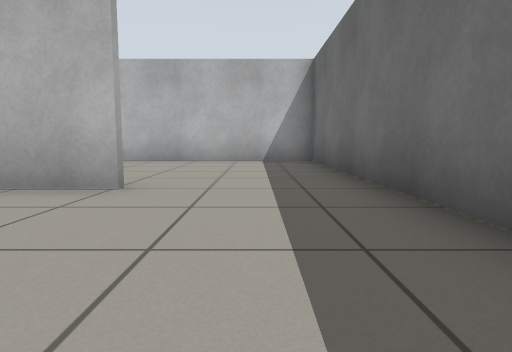
[1] (above)

24 first-person views from a walk through a Gazebo world. The camera is 0.5 m above the floor, tilts 6° down and sees 75° across. The floor is counted in squares, 1 m on a side. Each view is taken from the middle of a square. On the plan, view 1 faces up. The plan holds only what a view shows up to about 9 squares ahead; the rest is blank.

[2]
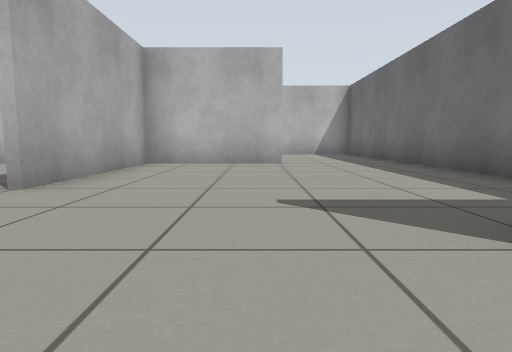

[3]
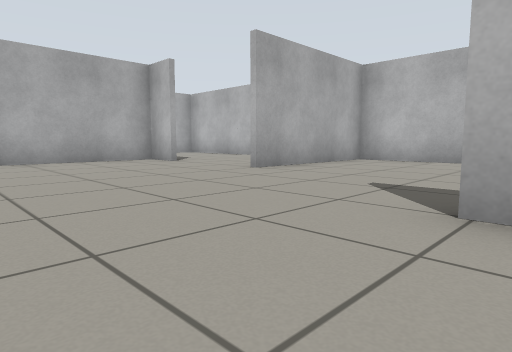

[4]
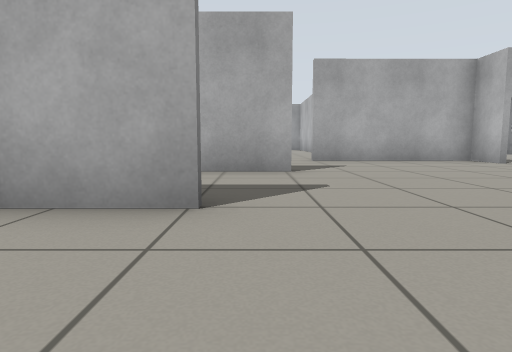

[5]
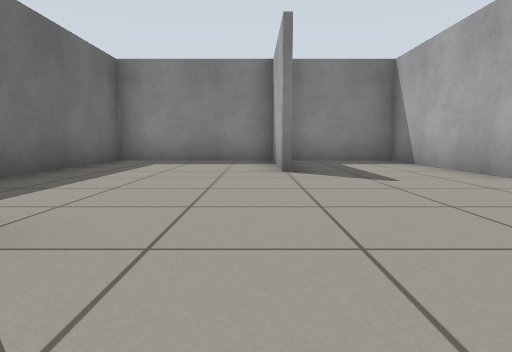

[6]
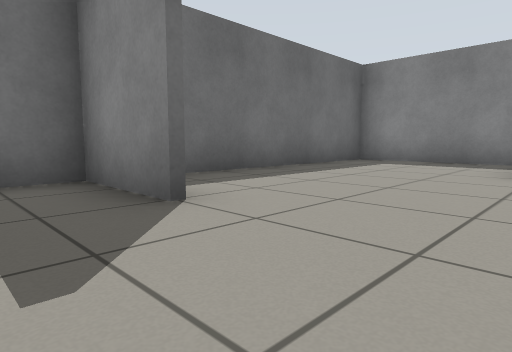

[7]
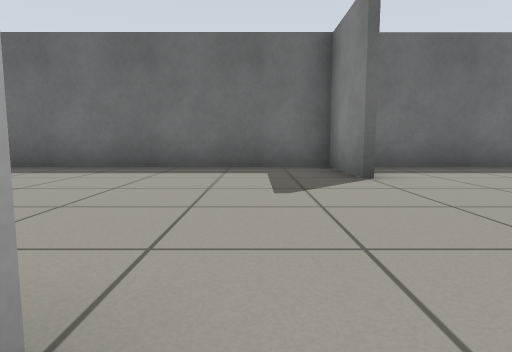

[8]
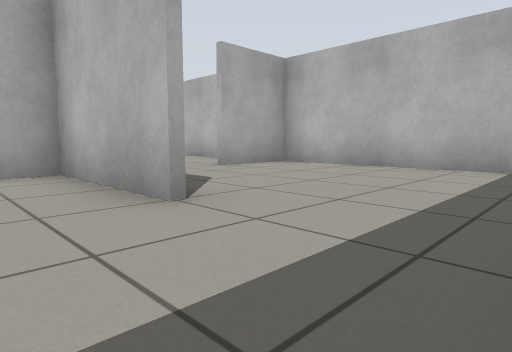

[9]
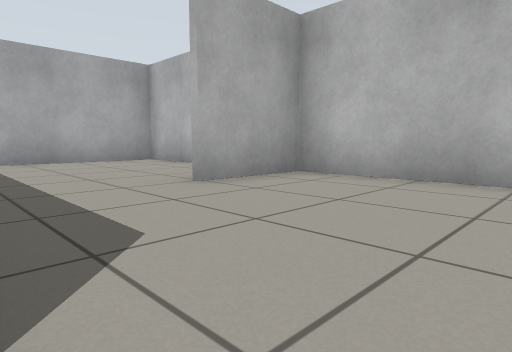

[10]
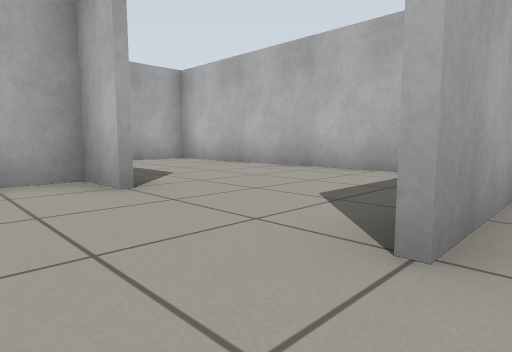

[11]
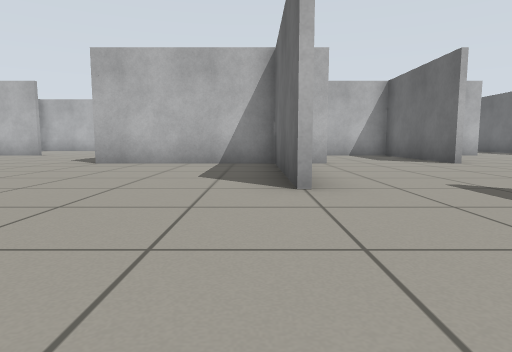

[12]
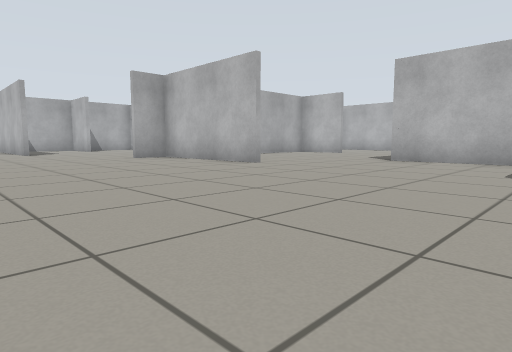

[13]
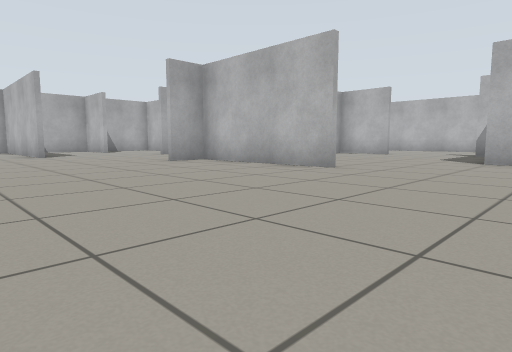

[14]
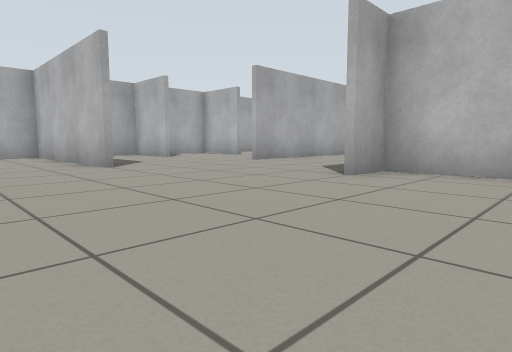

[15]
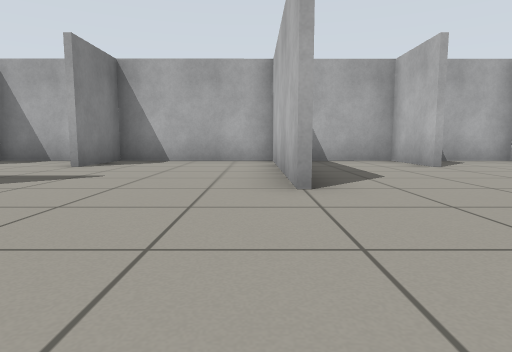

[16]
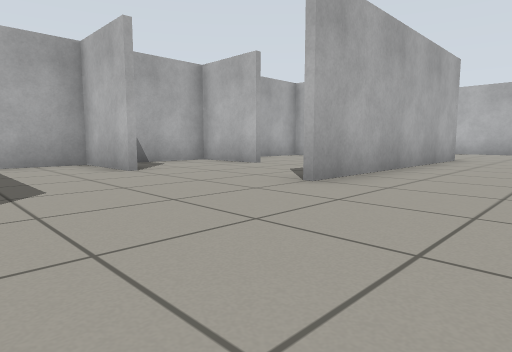

[17]
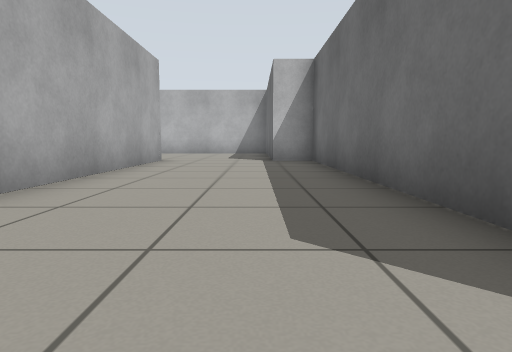

[18]
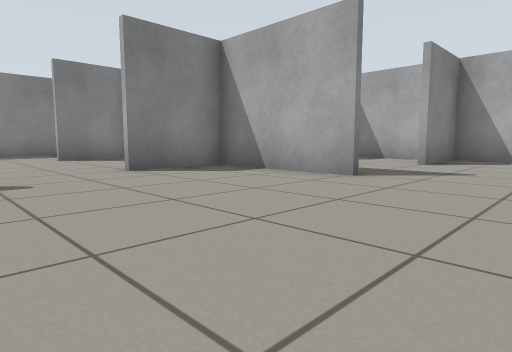

[19]
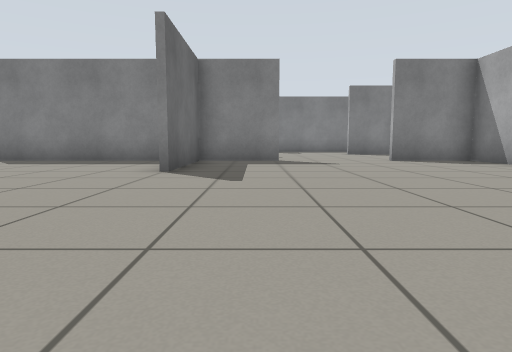

[20]
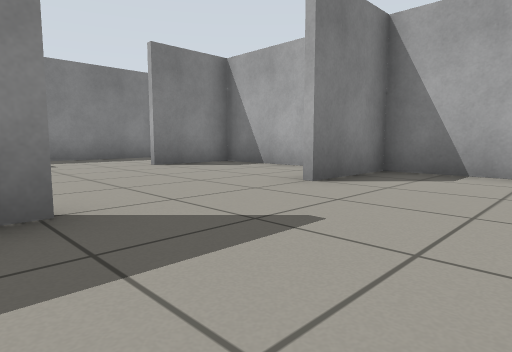

[21]
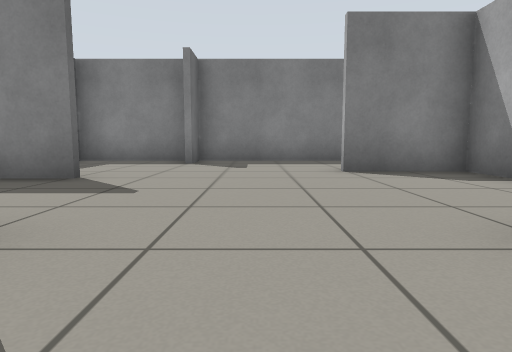

[22]
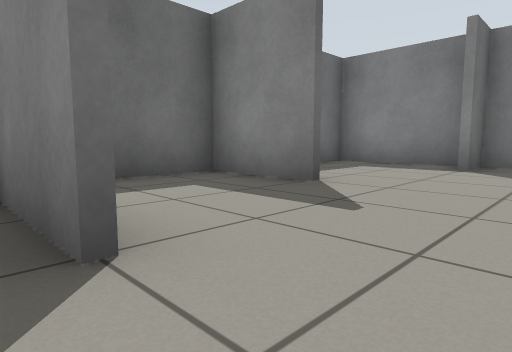

[23]
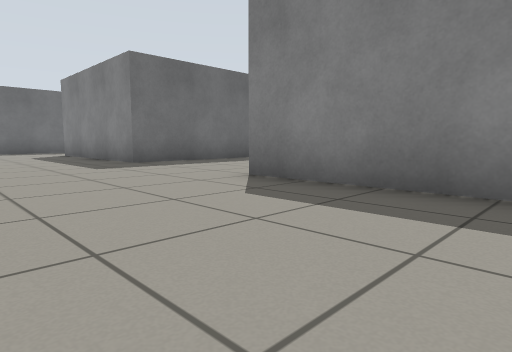

[24]
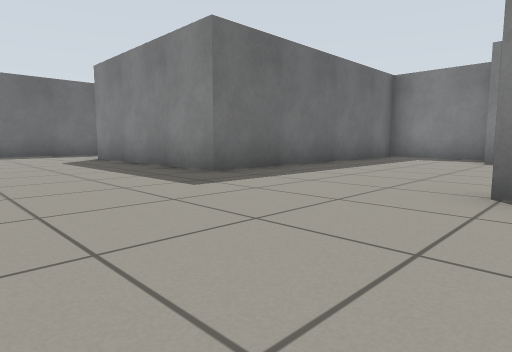

### Floor plan
Points are (right, up) in squares from view 1. A wall is a line through its corners. A room is listed if a view was taken in it or the views show most of it. See-through windows are left out.
Room 1 (views 1, 2, 3, 4, 5, 6, 7, 8, 9, 10)
walls: (-0.6, -2.4) (1.4, -2.4) (1.4, 8.4) (-4.4, 8.4) (-4.4, 6.4); (-1.4, 3.4) (-4.4, 3.4) (-4.4, -0.6); (-7.4, -0.6) (-8.9, -0.6); (-2.4, -6.4) (-2.4, -9.4) (1.4, -9.4) (1.4, -3.2); (-5.4, -5.4) (-5.4, -9.4) (-2.9, -9.4); (-8.4, -0.5) (-8.4, -4.6)
ways out: opening at (-7.5, -4.5) to room 2; opening at (-6.5, 0) to room 3; opening at (-5, 5.5)
Room 2 (views 11, 12, 13, 14, 15, 16, 17, 18, 19, 20, 21, 22, 23, 24)
walls: (-14.6, -13.4) (-10.4, -13.4); (-17.6, -13.4) (-15.6, -13.4) (-15.6, -10.4); (-16.6, -16.4) (-14.6, -16.4) (-14.6, -14.7); (-14.4, -3.6) (-18.4, -3.6) (-18.4, -4.6); (-8.6, -4.6) (-8.6, -0.5); (-22.4, -10.4) (-22.4, -13.4) (-20.4, -13.4); (-18.6, -3.2) (-18.6, 3.4); (-22.4, -15) (-22.4, -17.4) (-20.4, -17.4); (-22.4, -6.6) (-27.4, -6.6) (-27.4, -10.4) (-25.4, -10.4); (-17.2, -20.4) (-14.6, -20.4) (-14.6, -19.5); (-9.1, -20.4) (-8.4, -20.4); (-6.6, -18.6) (-6.6, -13.4) (-1.4, -13.4); (-8.9, -0.6) (-12.6, -0.6); (-21.2, -20.4) (-17.6, -20.4) (-17.6, -19.4); (-27.4, -11.2) (-27.4, -13.5); (-25.4, -3.6) (-27.4, -3.6) (-27.4, -5.6); (-25.4, -0.6) (-27.4, -0.6) (-27.4, -2.5); (-22.4, 2.6) (-22.4, -2.6)
ways out: opening at (-7.5, -4.5) to room 1; opening at (-24.5, 0); opening at (-21.5, 3.5); opening at (-14, -2)
Room 3 (no view inside)
walls: (-6.1, 3.4) (-11.6, 3.4); (-12.4, 2.6) (-12.4, 1.8); (-4.6, -0.6) (-4.6, 1.3)
ways out: opening at (-6.5, 0) to room 1

Positions as (right, up) in squares from view 1, and headings:
1: (0, 0), facing up
2: (-2, -4), facing up
3: (0, -5), facing up-left
4: (0, -6), facing left
5: (-2, -1), facing down
6: (-3, -1), facing down-right
7: (-5, -1), facing right
8: (1, 2), facing up-left
9: (-1, 4), facing up-left
10: (-4, -2), facing up-left
11: (-9, -8), facing up
12: (-9, -9), facing up-left
13: (-11, -9), facing up-left
14: (-16, -9), facing up-left
15: (-19, -7), facing left
16: (-20, -6), facing up-left
17: (-20, -5), facing up
18: (-18, -8), facing down-left
19: (-17, -5), facing down
20: (-17, -11), facing down-left
21: (-19, -12), facing down
22: (-19, -13), facing down-right
23: (-14, -10), facing down-right
24: (-11, -10), facing down-right
